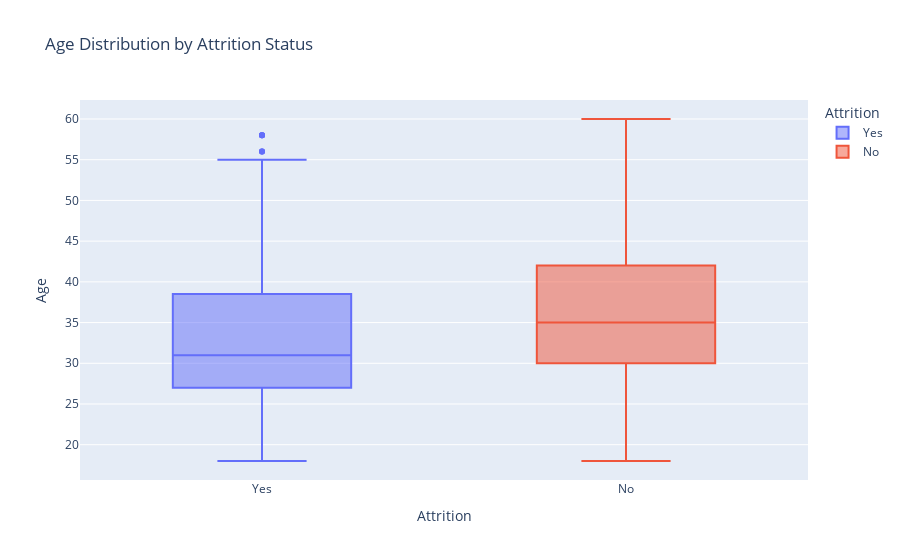

This figure's notebook cell:
### Code cell
# Age vs. Attrition
fig = px.box(clean_df, x='Attrition', y='Age', color='Attrition',
             title='Age Distribution by Attrition Status')
fig.show()

### Figure 1 — Plotly figure (JSON) as saved in the notebook; plotly's stock layout.template omitted (floating-point values rounded to 4 significant figures; data arrays with more than 128 entries replaced by an {"elided": "..."} marker saying what was removed)
{"data": [{"alignmentgroup": "True", "hovertemplate": "Attrition=%{x}<br>Age=%{y}<extra></extra>", "legendgroup": "Yes", "marker": {"color": "#636efa"}, "name": "Yes", "notched": false, "offsetgroup": "Yes", "orientation": "v", "showlegend": true, "type": "box", "x": {"elided": "232 str values"}, "x0": " ", "xaxis": "x", "y": {"elided": "232 int values"}, "y0": " ", "yaxis": "y"}, {"alignmentgroup": "True", "hovertemplate": "Attrition=%{x}<br>Age=%{y}<extra></extra>", "legendgroup": "No", "marker": {"color": "#EF553B"}, "name": "No", "notched": false, "offsetgroup": "No", "orientation": "v", "showlegend": true, "type": "box", "x": {"elided": "1124 str values"}, "x0": " ", "xaxis": "x", "y": {"elided": "1124 int values"}, "y0": " ", "yaxis": "y"}], "layout": {"autosize": true, "boxmode": "overlay", "legend": {"title": {"text": "Attrition"}, "tracegroupgap": 0}, "title": {"text": "Age Distribution by Attrition Status"}, "xaxis": {"anchor": "y", "autorange": true, "categoryarray": ["Yes", "No"], "categoryorder": "array", "domain": [0, 1], "range": [-0.5, 1.5], "title": {"text": "Attrition"}, "type": "category"}, "yaxis": {"anchor": "x", "autorange": true, "domain": [0, 1], "range": [15.67, 62.33], "title": {"text": "Age"}, "type": "linear"}}}
